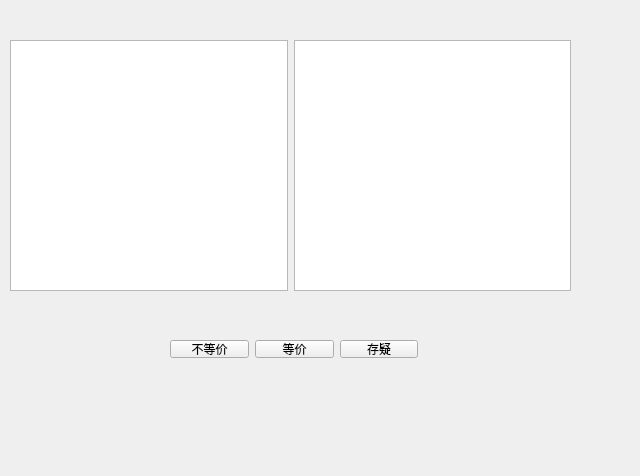
<?xml version="1.0" encoding="UTF-8"?>
<ui version="4.0">
 <class>Widget</class>
 <widget class="QWidget" name="Widget">
  <property name="geometry">
   <rect>
    <x>0</x>
    <y>0</y>
    <width>640</width>
    <height>476</height>
   </rect>
  </property>
  <property name="windowTitle">
   <string>Widget</string>
  </property>
  <widget class="QWidget" name="widget" native="true">
   <property name="geometry">
    <rect>
     <x>170</x>
     <y>340</y>
     <width>248</width>
     <height>18</height>
    </rect>
   </property>
   <layout class="QHBoxLayout" name="horizontalLayout_2">
    <property name="leftMargin">
     <number>0</number>
    </property>
    <property name="topMargin">
     <number>0</number>
    </property>
    <property name="rightMargin">
     <number>0</number>
    </property>
    <property name="bottomMargin">
     <number>0</number>
    </property>
    <item>
     <widget class="QPushButton" name="pushButton_2">
      <property name="text">
       <string>不等价</string>
      </property>
     </widget>
    </item>
    <item>
     <widget class="QPushButton" name="pushButton">
      <property name="text">
       <string>等价</string>
      </property>
     </widget>
    </item>
    <item>
     <widget class="QPushButton" name="pushButton_3">
      <property name="text">
       <string>存疑</string>
      </property>
     </widget>
    </item>
   </layout>
  </widget>
  <widget class="QWidget" name="widget_2" native="true">
   <property name="geometry">
    <rect>
     <x>10</x>
     <y>40</y>
     <width>561</width>
     <height>251</height>
    </rect>
   </property>
   <layout class="QHBoxLayout" name="horizontalLayout">
    <item>
     <widget class="QTextEdit" name="textEdit"/>
    </item>
    <item>
     <widget class="QTextEdit" name="textEdit_2"/>
    </item>
   </layout>
  </widget>
 </widget>
 <resources/>
 <connections/>
</ui>
